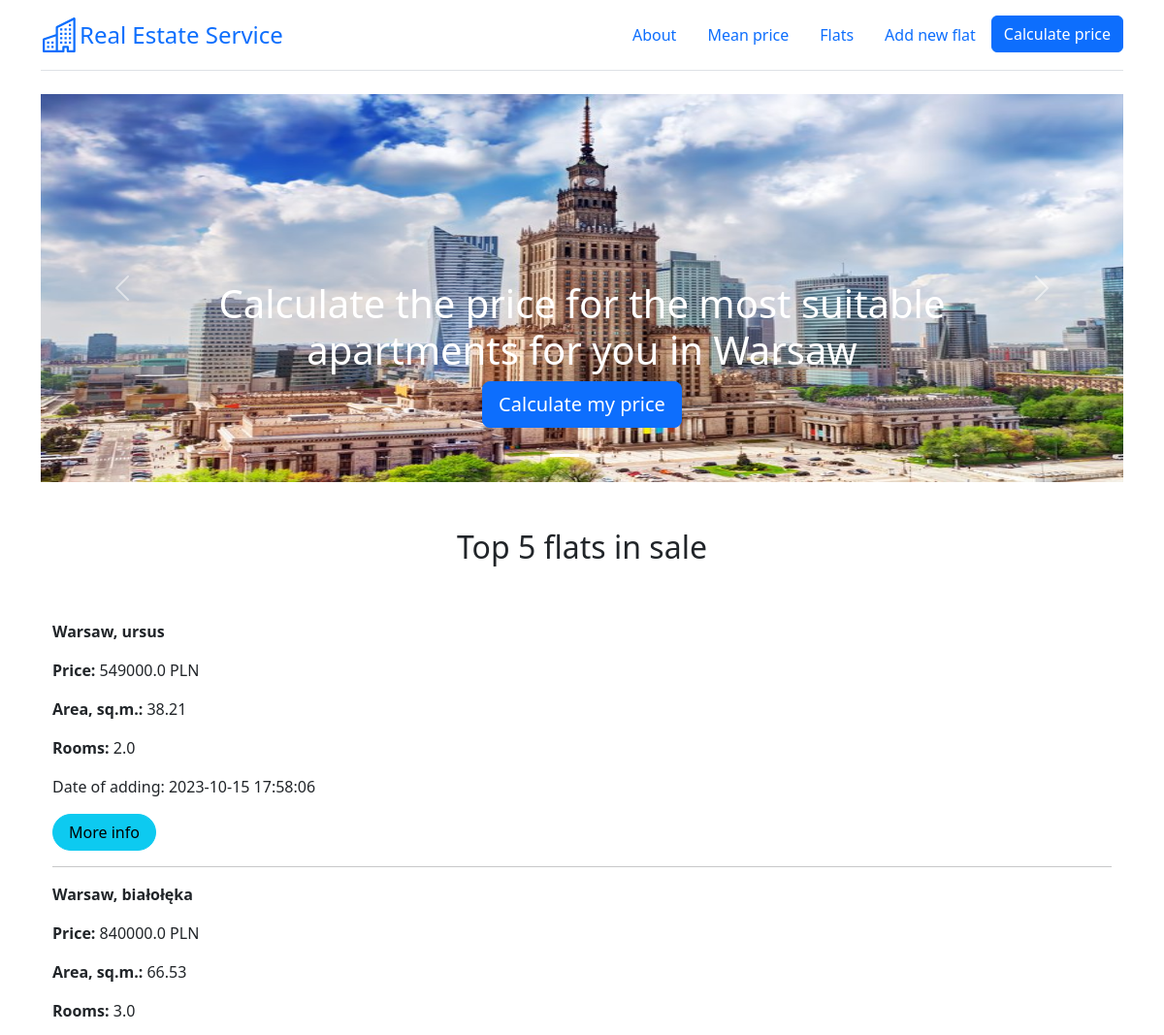
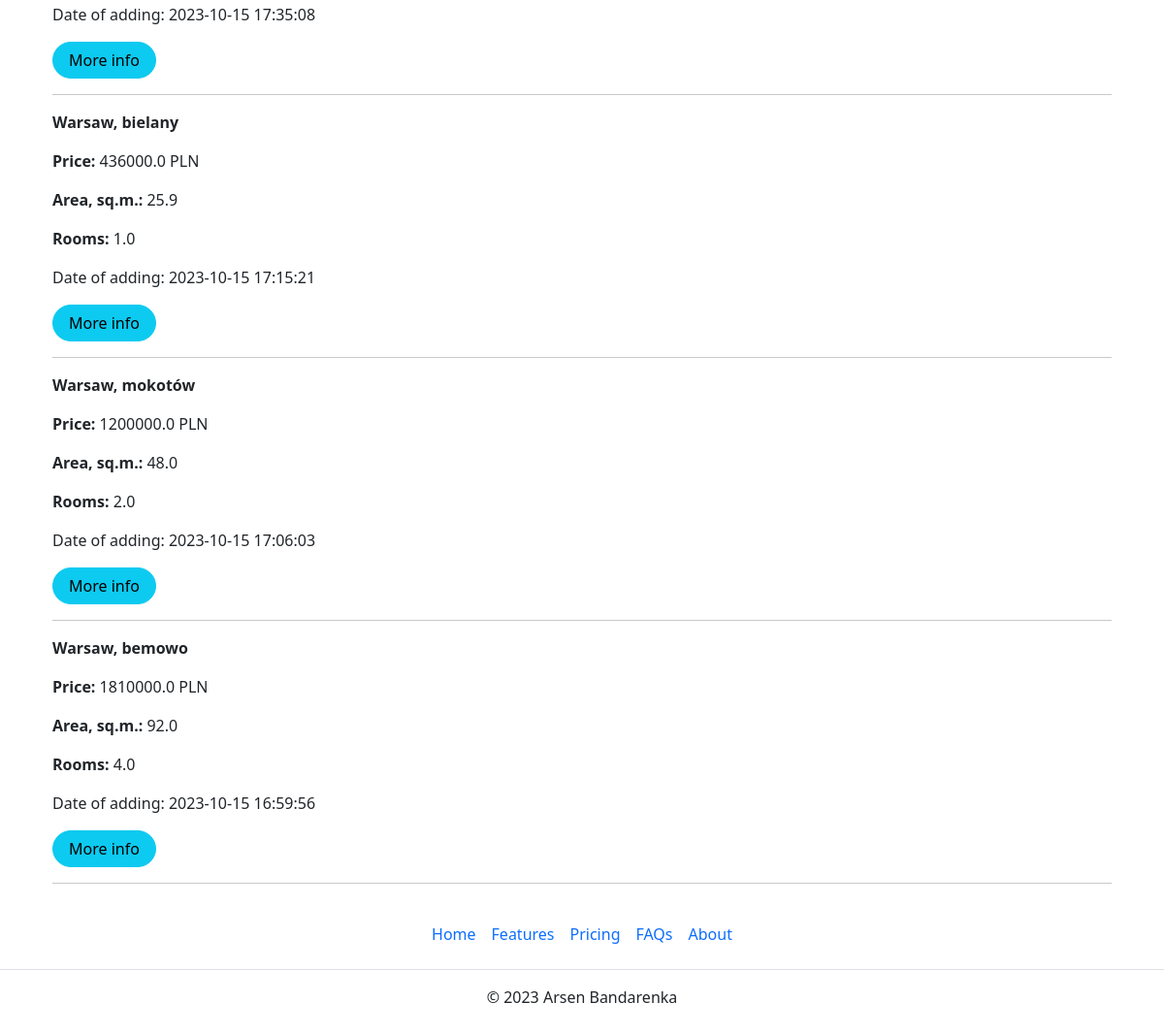
The page /home on the database its author committed (2 pictures, top to bottom).
### app.py (models this page shows)
class Flat(db.Model):
    __tablename__ = "flats_load"
    __table_args__ = {'extend_existing': True}
    id = db.Column(db.Integer, primary_key=True, unique=True)
    district = db.Column(db.Text)
    street = db.Column(db.Text)
    price = db.Column(db.Float)
    area = db.Column(db.Float)
    rooms = db.Column(db.Integer)
    renovation = db.Column(db.Integer)
    floor = db.Column(db.Integer)
    market = db.Column(db.Integer)
    elevator = db.Column(db.Integer)
    balcony = db.Column(db.Integer)
    terrace = db.Column(db.Integer)
    garden = db.Column(db.Integer)
    central_heating = db.Column(db.Integer)
    seller = db.Column(db.Integer)
    blok = db.Column(db.Integer)
    parking = db.Column(db.Integer)
    publication_date = db.Column(db.DateTime, default=datetime.datetime.now())

### app.py (the view)
@app.route('/')
@app.route('/home')
def home():
    flats = db.session.execute(db.select(Flat).order_by(Flat.publication_date.desc())).fetchmany(5)
    flats = [f[0] for f in flats]
    return render_template('main_page.html', flats=flats, floor_dict=floor_dict)

### templates/main_page.html (shortened to what this page needs)
{% extends 'base.html' %}
{% block carousel %}
<div class="container">
<div id="myCarousel" class="carousel slide mb-6" data-bs-ride="carousel" data-bs-theme="light">
    <div class="carousel-indicators">
      <button type="button" data-bs-target="#myCarousel" data-bs-slide-to="0" aria-label="Slide 1" class="active" aria-current="true"></button>
      <button type="button" data-bs-target="#myCarousel" data-bs-slide-to="1" aria-label="Slide 2" class=""></button>
    </div>
    <div class="carousel-inner">
      <div class="carousel-item active">
          <img src="static/images/waw_image.jpg" alt="Warsaw image" width="1300" height="400">
        <div class="container">
          <div class="carousel-caption">
            <h1>Calculate the price for the most suitable apartments for you in Warsaw</h1>
            <p><a class="btn btn-lg btn-primary" href="/predict_price">Calculate my price</a></p>
          </div>
        </div>
      </div>
    </div>
    <button class="carousel-control-prev" type="button" data-bs-target="#myCarousel" data-bs-slide="prev">
      <span class="carousel-control-prev-icon" aria-hidden="true"></span>
    </button>
    <button class="carousel-control-next" type="button" data-bs-target="#myCarousel" data-bs-slide="next">
      <span class="carousel-control-next-icon" aria-hidden="true"></span>
    </button>
  </div>
</div>
{% endblock %}
{% block text_center %}<h2>Top 5 flats in sale</h2>{% endblock %}
{% block body %}
<div class="container">
    {% for flat in flats %}
    <p><strong>Warsaw, {{flat.district}}</strong></p>
    <p><strong>Price: </strong> {{flat.price}} PLN</p>
    <p><strong>Area, sq.m.: </strong> {{flat.area}}</p>
    <p><strong>Rooms: </strong> {{flat.rooms}}</p>
    <p>Date of adding: {{flat.publication_date}}</p>
    <a href="/flats/{{ flat.id }}" class="btn btn-info rounded-pill px-3">More info</a>
    <hr>
    {% endfor %}
</div>
{% endblock %}

### rows shown on the page
Flat: district "ursus", price "549000.0", area "38.21", rooms "2.0", publication_date "2023-10-15 17:58:06"
Flat: district "białołęka", price "840000.0", area "66.53", rooms "3.0", publication_date "2023-10-15 17:35:08"
Flat: district "bielany", price "436000.0", area "25.9", rooms "1.0", publication_date "2023-10-15 17:15:21"
Flat: district "mokotów", price "1200000.0", area "48.0", rooms "2.0", publication_date "2023-10-15 17:06:03"
Flat: district "bemowo", price "1810000.0", area "92.0", rooms "4.0", publication_date "2023-10-15 16:59:56"
